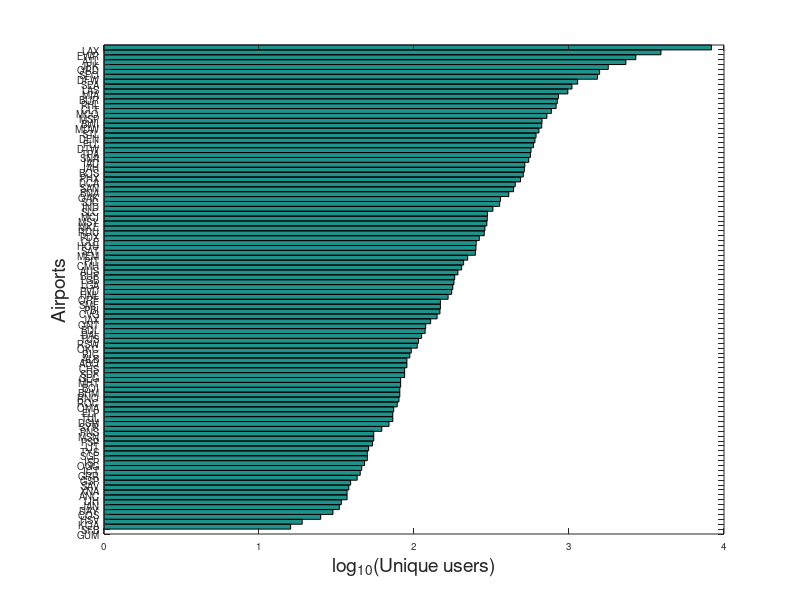
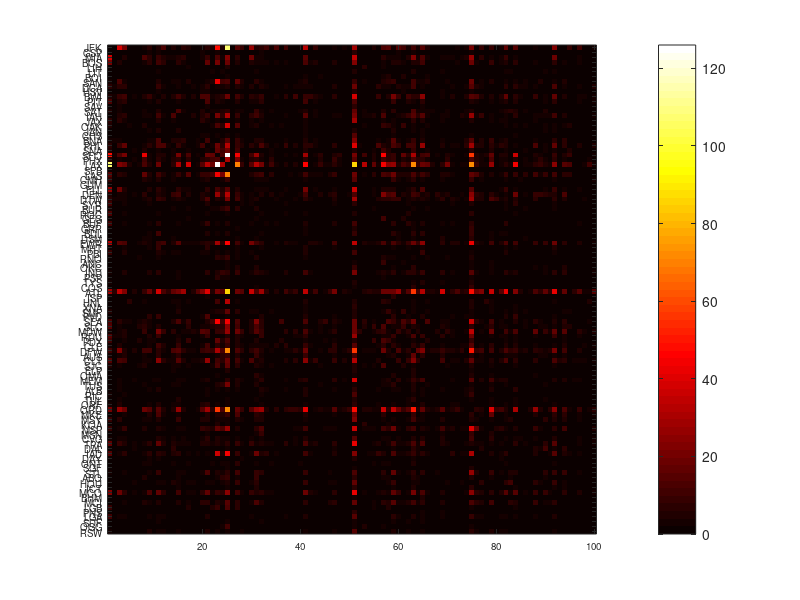

Reproduce these figures in MATLAB, in order.
close all

fontSize = 7;
fontSizeLabels = 14;

D = dlmread('coocurence.txt', '\t');

fid = fopen('cooccurence_airport_names.txt', 'rt');
labels = textscan(fid, '%s\n', ...
                          'HeaderLines', 0);
                      
figure;
numUsers = zeros(size(D,1),1);
for i=1:size(D,1)
    numUsers(i) = D(i,i);
end
[numUsersSorted idx] = sort(log10(numUsers));
barh(numUsersSorted, 'histc');
set(gca, 'YTick', [1:size(D,1)])
set(gca, 'YTickLabel', labels{1}(idx), 'FontSize', fontSize)
xlabel('log_{10}(Unique users)', 'FontSize', fontSizeLabels)
ylabel('Airports', 'FontSize', fontSizeLabels)
ylim([1 size(D,1)+1])


for i=1:size(D,1)
    D(i,i) = 0;
end

figure;
imagesc(D)
axis square;
set(gca, 'YTick', [1:size(D,1)])
set(gca, 'YTickLabel', labels{1}, 'FontSize', fontSize)
colormap hot
colorbar('location','EastOutside')

